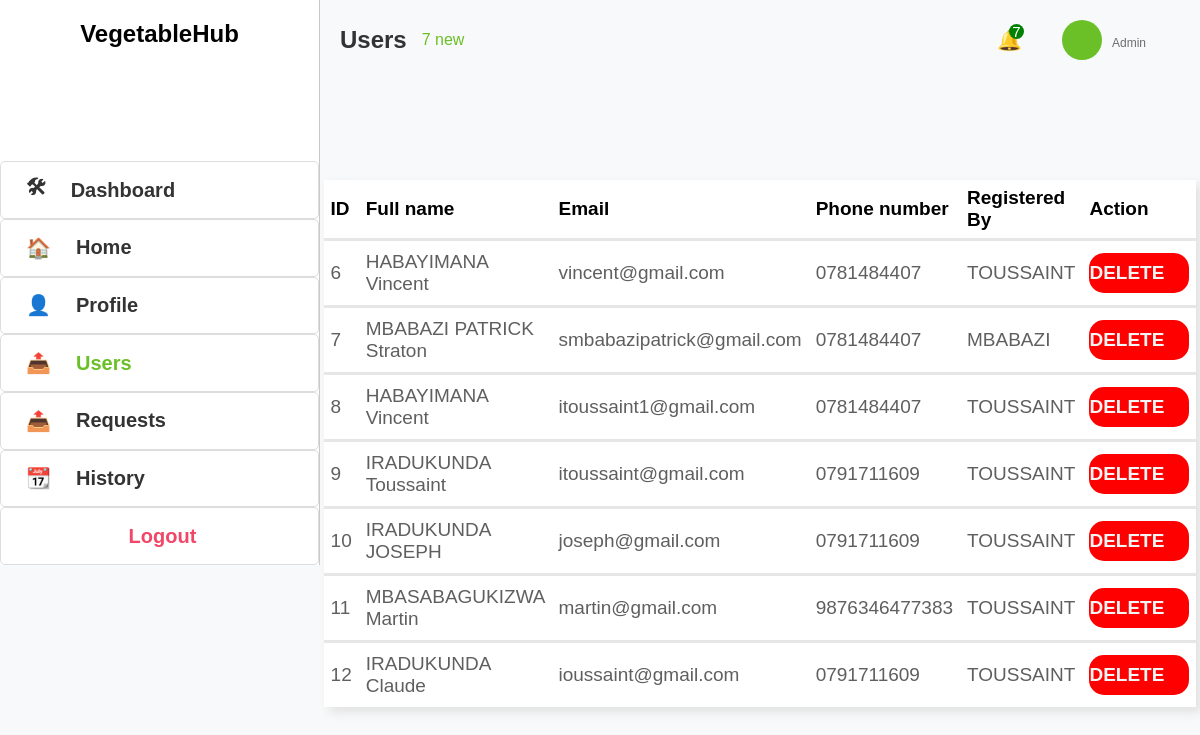
/view-user/, run on the app's committed database.
### Webapp/models.py (models this page shows)
class Register(models.Model):
     user = models.ForeignKey(User, on_delete=models.CASCADE, null=True, blank=True)
     Names=models.CharField(max_length=255)
     email=models.EmailField(validators=[EmailValidator()])
     phone = models.CharField(
        max_length=15,
        validators=[RegexValidator(r'^\+?\d{10,15}$', message="Enter a valid phone number.")]
       )
     password = models.CharField(max_length=128)  # Store hashed password

### Webapp/views.py (the view)
# urls.py: path('view-user/', views.adminView , name='view-user'),
def adminView(request):
    applications = Application.objects.filter(status="Processed")
    users=Register.objects.all()# Adjust filter as needed
    context = {
        "applications": applications,
        'users':users
    }
    return render(request, 'Webapp/admin_view_users.html', context)

### Webapp/templates/Webapp/admin_view_users.html (shortened to what this page needs)
<!DOCTYPE html>
<html lang="en">
<head>
</head>
<body>
    <div class="first">
        <div class="sidebar">
            <h2>VegetableHub</h2>
            <a href="{%url 'admins'%}"><span>&#x1F6E0;</span>Dashboard</a>
            <a href="{%url 'home'%}"><span>&#x1F3E0;</span>Home</a>
            <a href="{%url 'add-profile'%}"><span>&#x1F464;</span>Profile</a>
            <div class="users active" href="#"><span>&#x1F4E4;</span>Users
          </div>
            <a href="{%url 'view-member'%}"><span>&#x1F4E4;</span>Requests</a>
            <a href="{%url 'view-history'%}"><span>&#x1F4C6;</span>History</a>
            <a href="{% url 'login-admin'%}" style="color: #f14668; padding-left: 40%;">Logout</a>
        </div>
    </div>
    <div class="second">
        <div class="header">
            <div class="schedules">
                <h1>Users</h1>
                <span>{{users.count}} new</span>
            </div>
            <div class="prof">
              <div class="notif">&#x1F514; <span>{{users.count}}</span></div>
                    <div class="upper">
                        <div class="profile">
                        </div>
                        <div class="address">
                            <strong>{{user.username}}</strong> <br>
                            <span>Admin</span>
                        </div>
                      </div>
            </div>
        </div>
        <table>
          <tr>
            <th>ID</th>
            <th>Full name</th>
            <th>Email</th>
            <th>Phone number</th>
            <th>Registered By</th>
            <th>Action</th>
          </tr>
          {%for usere in users%}
          <tr>
            <td>{{usere.id}}</td>
            <td>{{usere.Names}}</td>
            <td>{{usere.email}}</td>
            <td>{{usere.phone}}</td>
            <td>{{usere.user.username.upper}}</td>
            <td><a href="{%url 'delete' usere.id%}" class="delete">DELETE</a></td>
          </tr>
          {%endfor%}
        </table>
    </div>
</body>
</html>

### Webapp/templates/Webapp/admin_view_users.html (style rules this page uses)
* { margin: 0; padding: 0; box-sizing: border-box; font-family: 'Gill Sans', 'Gill Sans MT', Calibri, 'Trebuchet MS', sans-serif; }
body { display: grid; grid-template-columns: 20rem 5fr; background-color: #f8f9fa; font-family: 'Franklin Gothic Medium', 'Arial Narrow', Arial, sans-serif; min-height: 100vh; }
.sidebar { width: 100%; height: 70%; background-color: #ffffff; border-right: 1px solid #c9c9c9; display: flex; flex-direction: column; align-items: flex-start; }
.sidebar a, .users { text-decoration: none; color: #333; font-size: 16px; display: flex; align-items: center; justify-content: start; width: 100%; height: 100%; border-radius: 5px; font-weight: bold; font-size: 20px; flex: 1; border: 1px solid #dddddd; }
.sidebar span { margin: 0 25px; }
.sidebar h2 { height: 100%; width: 100%; flex: 2; display: flex; justify-content: center; padding-top: 20px; margin-bottom: 30px; }
.header { display: flex; justify-content: space-between; align-items: center; margin-bottom: 20px; height: 80px; }
.header h1 { font-size: 24px; color: #333; margin-right: 15px; }
.header span { color: #6BBf27; }
.schedules { display: flex; align-items: center; margin-left: 20px; }
td a { display: flex; gap: 10px; width:100px; height:40px; align-items:center; }
.profile { width: 40px; height: 40px; border-radius: 50%; background-color: #6BBf27; align-items: center; display: flex; justify-content: center; font-weight: bold; color:white; }
.address { font-size: 13px; }
.upper { display: grid; grid-template-columns: 30px 3fr 3fr; column-gap: 20px; }
.prof { display: flex; align-items: center; }
.notif { margin-right: 40px; font-size: 20px; position: relative }
.notif span { position: absolute; bottom: 13px; left: 12px; background: green; color: white; font-size: 15px; border-radius: 50%; width: 15px; height: 15px; display: flex; justify-content: center; align-items: center; }
.schedule-date span, .farm-scale span, .address span { color: rgb(109, 109, 109); font-size: 12px; }
.delete { border-radius: 15px; background-color: red; font-weight: bold; color: whitesmoke; text-decoration:none; }
.users { position: relative; cursor: pointer; color: #6BBf27; }
table { background-color: rgb(160, 160, 160); width: 90%; box-shadow: 5px 5px 10px rgb(224, 224, 224); margin: 100px auto; border-collapse: collapse; font-size: 19px; }
td { padding: 10px 7px; background-color: white; color: rgb(95, 95, 95); margin-bottom: 5px; }
th { text-align: start; padding: 7px; background-color: rgb(255, 255, 255); }
tr { border-bottom: 3px solid rgb(230, 230, 230); }
tr:last-child { border: none; }

### data on the page
Register: id "6", Names "HABAYIMANA Vincent", email "vincent@gmail.com", phone "0781484407", user.username "TOUSSAINT"
Register: id "7", Names "MBABAZI PATRICK Straton", email "smbabazipatrick@gmail.com", phone "0781484407", user.username "MBABAZI"
Register: id "8", Names "HABAYIMANA Vincent", email "itoussaint1@gmail.com", phone "0781484407", user.username "TOUSSAINT"
Register: id "9", Names "IRADUKUNDA Toussaint", email "itoussaint@gmail.com", phone "0791711609", user.username "TOUSSAINT"
Register: id "10", Names "IRADUKUNDA JOSEPH", email "joseph@gmail.com", phone "0791711609", user.username "TOUSSAINT"
Register: id "11", Names "MBASABAGUKIZWA Martin", email "martin@gmail.com", phone "9876346477383", user.username "TOUSSAINT"
Register: id "12", Names "IRADUKUNDA Claude", email "ioussaint@gmail.com", phone "0791711609", user.username "TOUSSAINT"

### other printed values
{{ users.count }} "7"
